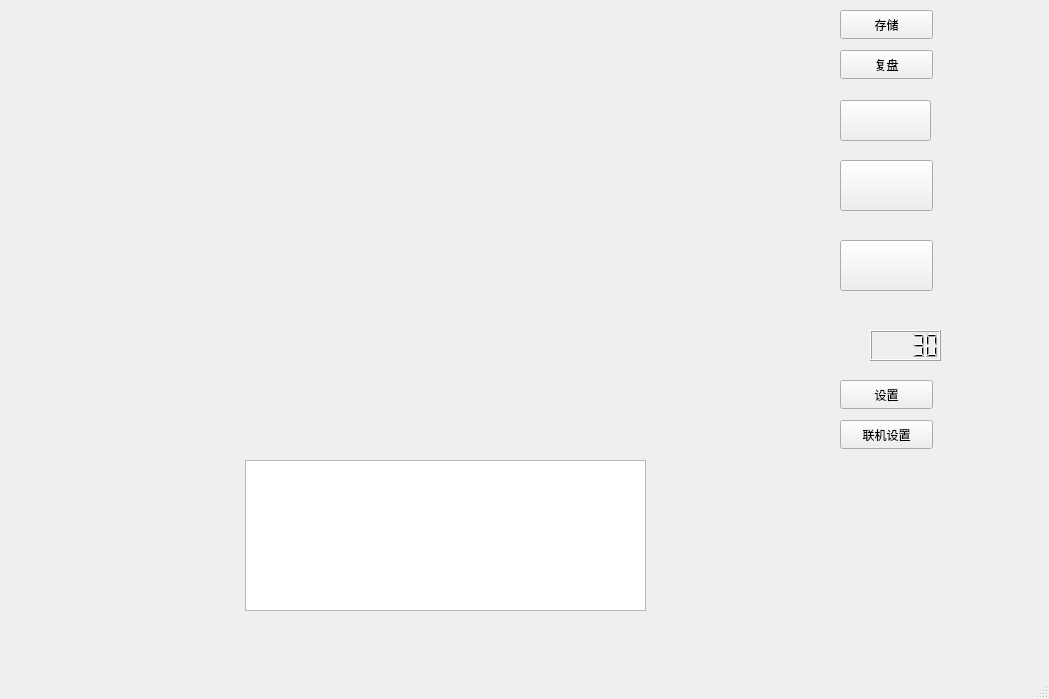
<?xml version="1.0" encoding="UTF-8"?>
<ui version="4.0">
 <class>MainWindow</class>
 <widget class="QMainWindow" name="MainWindow">
  <property name="geometry">
   <rect>
    <x>0</x>
    <y>0</y>
    <width>1049</width>
    <height>699</height>
   </rect>
  </property>
  <property name="windowTitle">
   <string>MainWindow</string>
  </property>
  <widget class="QWidget" name="centralwidget">
   <widget class="QPushButton" name="quitButton">
    <property name="geometry">
     <rect>
      <x>840</x>
      <y>100</y>
      <width>91</width>
      <height>41</height>
     </rect>
    </property>
    <property name="styleSheet">
     <string notr="true">#quitButton{
	image: url(:/new/prefix1/give-up.png);}</string>
    </property>
    <property name="text">
     <string/>
    </property>
   </widget>
   <widget class="QPushButton" name="restart">
    <property name="geometry">
     <rect>
      <x>840</x>
      <y>240</y>
      <width>93</width>
      <height>51</height>
     </rect>
    </property>
    <property name="styleSheet">
     <string notr="true">#restart{
	image: url(:/new/prefix1/restart.png);}</string>
    </property>
    <property name="text">
     <string/>
    </property>
   </widget>
   <widget class="QWidget" name="widget" native="true">
    <property name="geometry">
     <rect>
      <x>820</x>
      <y>470</y>
      <width>361</width>
      <height>261</height>
     </rect>
    </property>
    <property name="styleSheet">
     <string notr="true">images: url(:/new/prefix1/miku.png)
</string>
    </property>
    <widget class="QLabel" name="label">
     <property name="geometry">
      <rect>
       <x>-10</x>
       <y>-80</y>
       <width>461</width>
       <height>401</height>
      </rect>
     </property>
     <property name="text">
      <string/>
     </property>
     <property name="pixmap">
      <pixmap resource="mikubcg.qrc">:/new/prefix1/miku.png</pixmap>
     </property>
    </widget>
   </widget>
   <widget class="QLCDNumber" name="lcdNumber">
    <property name="geometry">
     <rect>
      <x>870</x>
      <y>330</y>
      <width>71</width>
      <height>31</height>
     </rect>
    </property>
    <property name="value" stdset="0">
     <double>30.000000000000000</double>
    </property>
   </widget>
   <widget class="QWidget" name="time" native="true">
    <property name="geometry">
     <rect>
      <x>840</x>
      <y>330</y>
      <width>31</width>
      <height>41</height>
     </rect>
    </property>
    <property name="styleSheet">
     <string notr="true">image:url(:/new/prefix1/time.png)</string>
    </property>
    <widget class="QLabel" name="label_2">
     <property name="geometry">
      <rect>
       <x>0</x>
       <y>20</y>
       <width>58</width>
       <height>191</height>
      </rect>
     </property>
     <property name="text">
      <string/>
     </property>
     <property name="pixmap">
      <pixmap resource="time.qrc">:/new/prefix1/time.png</pixmap>
     </property>
    </widget>
   </widget>
   <widget class="QWidget" name="restart_2" native="true">
    <property name="geometry">
     <rect>
      <x>830</x>
      <y>230</y>
      <width>120</width>
      <height>80</height>
     </rect>
    </property>
    <property name="styleSheet">
     <string notr="true">images:url(:/new/prefix1/restart.png)</string>
    </property>
   </widget>
   <widget class="QPushButton" name="startButton">
    <property name="geometry">
     <rect>
      <x>840</x>
      <y>160</y>
      <width>93</width>
      <height>51</height>
     </rect>
    </property>
    <property name="styleSheet">
     <string notr="true">#startButton{
	
image: url(:/new/prefix1/start.png);}</string>
    </property>
    <property name="text">
     <string/>
    </property>
   </widget>
   <widget class="QWidget" name="widget_2" native="true">
    <property name="geometry">
     <rect>
      <x>820</x>
      <y>150</y>
      <width>120</width>
      <height>80</height>
     </rect>
    </property>
    <property name="styleSheet">
     <string notr="true">images:url(:/new/prefix1/start.png)</string>
    </property>
   </widget>
   <widget class="QWidget" name="widget_3" native="true">
    <property name="geometry">
     <rect>
      <x>830</x>
      <y>80</y>
      <width>120</width>
      <height>80</height>
     </rect>
    </property>
    <property name="styleSheet">
     <string notr="true">images:url(:/new/prefix1/give-up.png)</string>
    </property>
   </widget>
   <widget class="QLabel" name="label_3">
    <property name="geometry">
     <rect>
      <x>860</x>
      <y>110</y>
      <width>71</width>
      <height>21</height>
     </rect>
    </property>
    <property name="text">
     <string/>
    </property>
    <property name="pixmap">
     <pixmap resource="giveup.qrc">:/new/prefix1/give-up.png</pixmap>
    </property>
   </widget>
   <widget class="QLabel" name="label_4">
    <property name="geometry">
     <rect>
      <x>860</x>
      <y>170</y>
      <width>61</width>
      <height>21</height>
     </rect>
    </property>
    <property name="text">
     <string/>
    </property>
    <property name="pixmap">
     <pixmap resource="start.qrc">:/new/prefix1/start.png</pixmap>
    </property>
   </widget>
   <widget class="QLabel" name="label_5">
    <property name="geometry">
     <rect>
      <x>860</x>
      <y>250</y>
      <width>71</width>
      <height>31</height>
     </rect>
    </property>
    <property name="text">
     <string/>
    </property>
    <property name="pixmap">
     <pixmap resource="restart.qrc">:/new/prefix1/restart.png</pixmap>
    </property>
   </widget>
   <widget class="QPushButton" name="reproduce">
    <property name="geometry">
     <rect>
      <x>840</x>
      <y>50</y>
      <width>93</width>
      <height>29</height>
     </rect>
    </property>
    <property name="text">
     <string>复盘</string>
    </property>
   </widget>
   <widget class="QPushButton" name="savebutton">
    <property name="geometry">
     <rect>
      <x>840</x>
      <y>10</y>
      <width>93</width>
      <height>29</height>
     </rect>
    </property>
    <property name="text">
     <string>存储</string>
    </property>
   </widget>
   <widget class="QTextEdit" name="report">
    <property name="geometry">
     <rect>
      <x>245</x>
      <y>460</y>
      <width>401</width>
      <height>151</height>
     </rect>
    </property>
   </widget>
   <widget class="QPushButton" name="setbutton">
    <property name="geometry">
     <rect>
      <x>840</x>
      <y>380</y>
      <width>93</width>
      <height>29</height>
     </rect>
    </property>
    <property name="text">
     <string>设置</string>
    </property>
   </widget>
   <widget class="QPushButton" name="net_setting">
    <property name="geometry">
     <rect>
      <x>840</x>
      <y>420</y>
      <width>93</width>
      <height>29</height>
     </rect>
    </property>
    <property name="text">
     <string>联机设置</string>
    </property>
   </widget>
   <zorder>label_5</zorder>
   <zorder>label_4</zorder>
   <zorder>label_3</zorder>
   <zorder>restart_2</zorder>
   <zorder>widget_2</zorder>
   <zorder>widget_3</zorder>
   <zorder>quitButton</zorder>
   <zorder>restart</zorder>
   <zorder>widget</zorder>
   <zorder>lcdNumber</zorder>
   <zorder>time</zorder>
   <zorder>startButton</zorder>
   <zorder>reproduce</zorder>
   <zorder>savebutton</zorder>
   <zorder>report</zorder>
   <zorder>setbutton</zorder>
   <zorder>net_setting</zorder>
  </widget>
  <widget class="QMenuBar" name="menubar">
   <property name="geometry">
    <rect>
     <x>0</x>
     <y>0</y>
     <width>1049</width>
     <height>26</height>
    </rect>
   </property>
  </widget>
  <widget class="QStatusBar" name="statusbar"/>
 </widget>
 <resources>
  <include location="time.qrc"/>
  <include location="restart.qrc"/>
  <include location="start.qrc"/>
  <include location="giveup.qrc"/>
  <include location="mikubcg.qrc"/>
 </resources>
 <connections/>
</ui>
